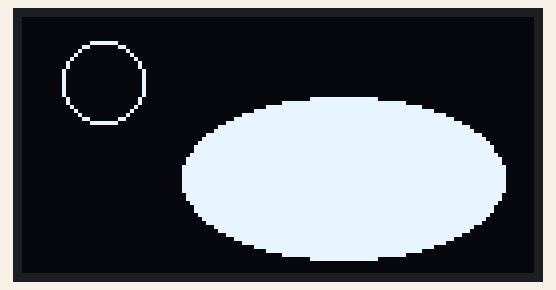
The program below on a simulated Raspberry Pi Pico running MicroPython. On the bench: 128×64 one-colour display. At 0.2 s the program stops and its outputs stay as they are.

Above: at 0.3 s.

The program:

oled1306.py
```python
# A program to demo drawing methods in frameBuffer library
# Not intended to run all together
# Copy and paste each section into the shell(REPL) and run
# section by section
# Lori Pfahler
# March 2023


# import modules
from machine import Pin, I2C
from ssd1306 import SSD1306_I2C
import framebuf

# setup I2C bus and display
i2c=I2C(0, sda = Pin(0), scl = Pin(1), freq = 400000)
myOLED = SSD1306_I2C(128, 64, i2c, addr = 0x3c)
myOLED.init_display()

# demo text
myOLED.text("Etch-A-Sketch!", 0, 0)
myOLED.text("Welcome to", 0, 16)
myOLED.text("Lori's Robots", 0, 32)
myOLED.show()

# demo fill()
myOLED.fill(1)
myOLED.show()

# demo .pixel()
myOLED.fill(0)
myOLED.pixel(0, 0, 1)
myOLED.pixel(20, 20, 1)
myOLED.pixel(20, 40, 1)
myOLED.pixel(20, 60, 1)
myOLED.show()

# demo blank line in yellow/blue display
# top is (0,0) to (15, 127) 16 pixels high
# bottom is (16, 0) to (63, 127) 48 pixels high
myOLED.fill(0)
myOLED.pixel(10, 15, 1)
myOLED.pixel(10, 16, 1)
myOLED.show()


# demo hline, vline and line
myOLED.fill(0)
myOLED.hline(5, 0, 127, 1)
myOLED.vline(50, 0, 63, 1)
myOLED.line(0,0, 127, 63, 1)
myOLED.show()


# demo retangle
myOLED.fill(0)
myOLED.rect(5, 20, 55, 30, 1)
# filled rectangle
myOLED.rect(70, 20, 30, 30, 1, True)
myOLED.show()


# demo circle and ellipse
myOLED.fill(0)
myOLED.ellipse(20, 16, 10, 10, 1)
# filled ellipse
myOLED.ellipse(80, 40, 40, 20, 1, True)
myOLED.show()
```
